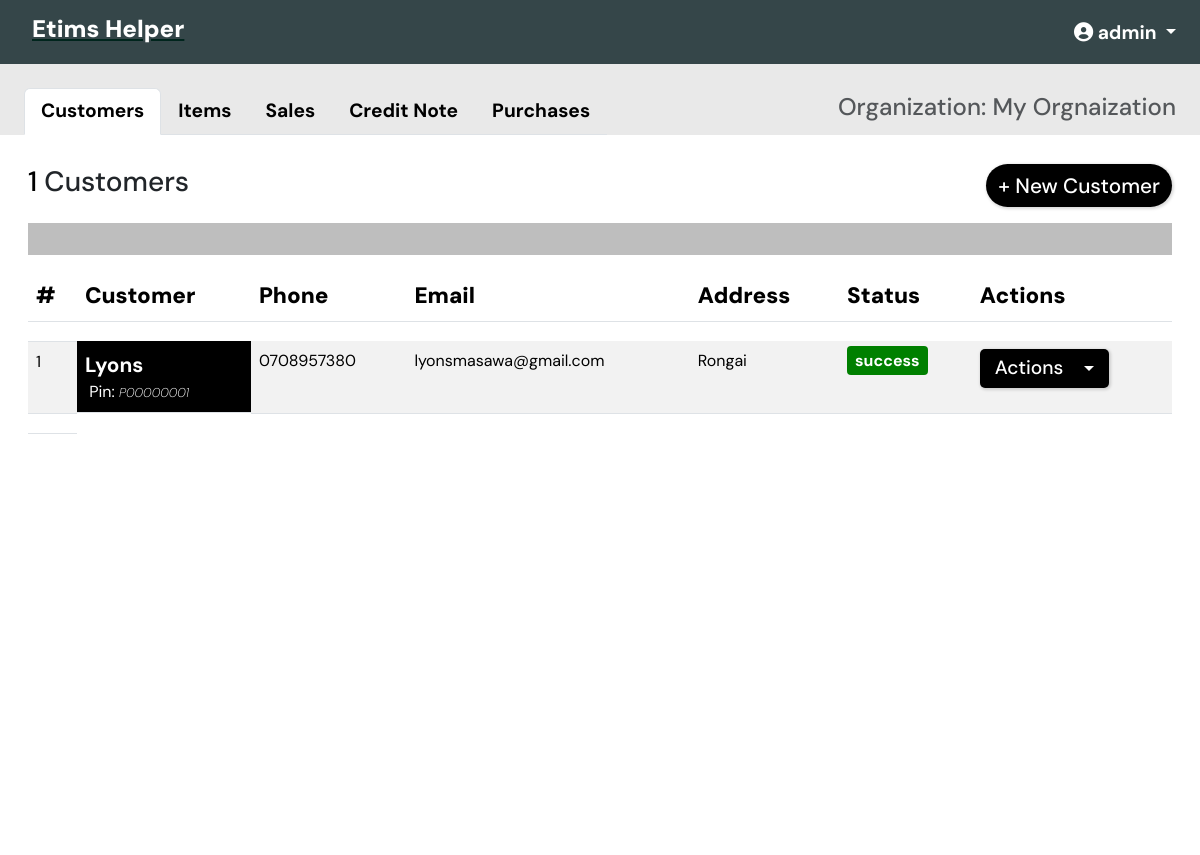
/api/organization/1/ (signed in), run on the app's committed database.
### organization/models.py (models this page shows, shortened)
class Organization(BaseModel):
    user = models.ManyToManyField(User,  related_name="organizations")
    organization_name = models.CharField(max_length=50, unique=True)
    organization_pin = models.CharField(
        max_length=50,  unique=True)
    organization_email = models.EmailField(max_length=50)
    organization_physical_address = models.CharField(max_length=100)
    organization_phone = models.CharField(max_length=13)

### customer/models.py (models this page shows, shortened)
class Customer(BaseModel):
    organization = models.ForeignKey(
        Organization, on_delete=models.CASCADE, related_name='customers')
    customer_name = models.CharField(max_length=200)
    customer_pin = models.CharField(
        max_length=200, unique=True,  validators=[MinLengthValidator(9)],)
    customer_address = models.CharField(max_length=200, blank=True, null=True)
    customer_phone = models.CharField(max_length=200, blank=False, null=False)
    customer_email = models.EmailField(max_length=200, blank=True, null=True)
    class Meta:
        unique_together = (('organization', 'customer_phone'),
                           ('organization', 'customer_email'))

### api_tracker/models.py (models this page shows, shortened)
class APIRequestLog(BaseModel):
    STATUS_CHOICES = [
        ("pending", "Pending"),
        ("success", "Success"),
        ("failed", "Failed"),
        ("retrying", "Retrying"),
    ]
    request_type = models.CharField(max_length=50)
    request_payload = models.JSONField()
    response_data = models.JSONField(null=True, blank=True)
    status = models.CharField(
        max_length=10, choices=STATUS_CHOICES, default="pending")
    retries = models.PositiveIntegerField(default=0)
    user = models.ForeignKey(
        "auth.User", on_delete=models.SET_NULL, null=True, blank=True)
    organization = models.ForeignKey(
        "organization.Organization", on_delete=models.SET_NULL, null=True, blank=True)
    item = models.ForeignKey(
        "item.Item", on_delete=models.SET_NULL, null=True, blank=True)
    customer = models.ForeignKey(
        "customer.Customer", on_delete=models.CASCADE, null=True, blank=True)
    purchase = models.ForeignKey(
        "purchases.Purchase", on_delete=models.CASCADE, null=True, blank=True)
    transaction = models.ForeignKey(
        "transaction.Transaction", on_delete=models.CASCADE, null=True, blank=True)

### organization/views.py (the view)
# urls.py: path("<int:pk>/", views.organization_detail, name="organization_detail"),
@login_required
def organization_detail(request, pk):
    try:
        organization = get_object_or_404(Organization, pk=pk)
        items = Item.objects.select_related("organization").filter(
            organization=organization).order_by('-created_at')
        customers = Customer.objects.select_related("organization").filter(
            organization=organization).order_by('-created_at')
        invoices = Transaction.objects.select_related("organization").filter(
            organization=organization, document_type="invoice").order_by('-created_at')
        credit_notes = Transaction.objects.select_related("organization").filter(
            organization=organization, document_type="credit_note").order_by('-created_at')
        purchases_data = Purchase.objects.select_related("organization").filter(
            organization=organization).order_by('-created_at')
        purchases = process_purchases(purchases_data)
        item_statuses = {log.item.id: {"id": log.id, "status": log.status} for log in APIRequestLog.objects.filter(
            item__organization=organization)}
        customer_statuses = {log.customer.id: {"id": log.id, "status": log.status} for log in APIRequestLog.objects.filter(
            customer__organization=organization, request_type="saveCustomer")}
        transaction_statuses = {log.transaction.id: {"id": log.id, "status": log.status} for log in APIRequestLog.objects.filter(
            transaction__organization=organization)}
        purchases_statuses = {log.purchase.id: {"id": log.id, "status": log.status} for log in APIRequestLog.objects.filter(
            purchase__organization=organization, request_type="verifyPurchase")}
        if request.method == 'POST':
            action_name = request.POST.get('action_name')
            if not action_name:
                return JsonResponse({'success': False, 'error': 'No action specified.'})
        else:
            item_form = ItemForm()
            customer_form = CustomerForm()
            transaction_form = TransactionForm()
            customer_form = CustomerForm()
            transaction_form = TransactionForm()
            sales_items_form = SalesItemsForm()
        return render(request, "organization/organization_detail.html", {
            "organization": organization,
            "items": items,
            "customers": customers,
            "invoices": invoices,
            "credit_notes": credit_notes,
            "item_statuses": item_statuses,
            "customer_statuses": customer_statuses,
            "transaction_statuses": transaction_statuses,
            'purchases_statuses':  purchases_statuses,
            "item_form": item_form,
            "customer_form": customer_form,
            "transaction_form": transaction_form,
            "sales_items_form": sales_items_form,
            'COUNTRY_CHOICES': COUNTRY_CHOICES,
            'PRODUCT_TYPE_CHOICES': PRODUCT_TYPE_CHOICES,
            'UNIT_CHOICES': UNIT_CHOICES,
            'PACKAGE_CHOICES': PACKAGE_CHOICES,
            'TAXPAYER_STATUS_CHOICES': TAXPAYER_STATUS_CHOICES,
            'TAX_TYPE_CHOICES': TAX_TYPE_CHOICES,
            'purchases': purchases,
        })
    except Exception as e:
        print(f"Error in organization_detail view: {str(e)}")
        return render(request, "organization/organization_detail.html", {
            "organization": organization,
            "items": items,
            "customers": customers,
            "invoices": [],
            "credit_notes": [],
            "item_form": ItemForm(),
            "customer_form": CustomerForm(),
            "transaction_form": TransactionForm(),
            "sales_items_form": SalesItemsForm(),
        })

### organization/templates/organization/organization_detail.html (shortened to what this page needs)
{% extends "main.html" %}
{% load bootstrap5 %}
{% load template_filters %}
{% block content %}
{% include 'res_nav.html' %}
<div class="container-fluid p-0 pt-2 part-upper" style="height: 100%;">
    <div class="d-flex justify-content-between align-items-center py-0 pt-3 px-4  part-upper">
        <ul class="nav nav-tabs" id="organizationTab" role="tablist">
            <li class="nav-item" role="presentation">
                <a class="nav-link  active" id="customers-tab" data-bs-toggle="tab" href="#customers" role="tab"
                    aria-controls="customers" aria-selected="true">Customers</a>
            </li>
            <li class="nav-item" role="presentation">
                <a class="nav-link" id="items-tab" data-bs-toggle="tab" href="#items" role="tab" aria-controls="items"
                    aria-selected="false">Items</a>
            </li>
            <li class="nav-item" role="presentation">
                <a class="nav-link" id="sales-tab" data-bs-toggle="tab" href="#sales" role="tab" aria-controls="sales"
                    aria-selected="false">Sales</a>
            </li>
            <li class="nav-item" role="presentation">
                <a class="nav-link" id="credit-note-tab" data-bs-toggle="tab" href="#credit-note" role="tab"
                    aria-controls="credit-note" aria-selected="false">Credit Note</a>
            </li>
            <li class="nav-item" role="presentation">
                <a class="nav-link" id="purchases-tab" data-bs-toggle="tab" href="#purchases" role="tab"
                    aria-controls="purchases" aria-selected="false">Purchases</a>
            </li>
        </ul>
        <h4 class="text-muted weight-bold">Organization: {{ organization.organization_name }}</h4>
    </div>
    <div class="container-fluid py-3 " style="min-height: 90vh; background-color:white;">
        <div class="tab-content add-tab" id="organizationTabContent">
            <div class="tab-pane fade show active" id="customers" role="tabpanel" aria-labelledby="customers-tab">
                <div class="d-flex justify-content-between align-items-center p-0 pt-1">
                    <h3><span style="color: #000000;">{{ customers.count }}</span> Customers</h3>
                    <div>
                        <button type="button" class="btn add" data-toggle="modal" data-bs-toggle="modal"
                            data-bs-target="#createCustomerModal">
                            + New Customer
                        </button>
                    </div>
                </div>
                <hr class="hr-style" />
                {% if customers %}
                <table class="table table-striped">
                    <thead class="thead-dark">
                        <tr>
                            <th scope="col">#</th>
                            <th scope="col">Customer</th>
                            <th scope="col">Phone</th>
                            <th scope="col">Email</th>
                            <th scope="col">Address</th>
                            <th scope="col">Status</th>
                            <th scope="col">Actions</th>
                        </tr>
                        <tr>
                            <td style="font-size: 2px;">
                            </td>
                        </tr>
                    </thead>
                    <tbody class="cust-list">
                        {% for customer in customers %}
                        <tr id="customer-{{ customer.id }}" class="align-items-center justify-center lines">
                            <td>{{forloop.counter}}</td>
                            <td class="td-header ">
                                <a class="a-style">
                                    <strong class="td_title">{{ customer.customer_name }}</strong><br>
                                    &nbsp;Pin: <small class="td_span">{{ customer.customer_pin }}</small>
                                </a>
                            </td>
                            <td>{{ customer.customer_phone }}</td>
                            <td>{{ customer.customer_email }}</td>
                            <td>{{ customer.customer_address }}</td>
                            <td class="dflex">
                                {% with customer_data=customer_statuses|dict_get:customer.id %}
                                <span class="status {{ customer_data.status }}">{{ customer_data.status }}</span>
                                {% endwith %}
                            </td>
                            <td>
                                <div class="dropdown">
                                    <button class="btn btn-secondary btn-sm dropdown-toggle w-btn" type="button"
                                        id="dropdownMenuButton-customer-{{ customer.id }}" data-bs-toggle="dropdown"
                                        aria-expanded="false">
                                        Actions
                                    </button>
                                </div>
                            </td>
                        </tr>
                        <tr>
                            <td style="font-size: 2px;">
                            </td>
                        </tr>
                        {% endfor %}
                    </tbody>
                </table>
                {% else %}
                <p>No customers found for this organization.</p>
                {% endif %}
            </div>
                {% if purchases %}
                        {% for purchase in purchases %}
                                                {% include "organization/invoice_template.html" with purchase=purchase%}
                        {% endfor %}
                {% else %}
                <p>No purchases found for this organization.</p>
                {% endif %}
{% endblock %}

### templates/res_nav.html (shortened to what this page needs)
<nav class="navbar navbar-expand-lg navcolor">
    <div class="container-fluid navbar-x">
        <a href="{% url 'organization:organization_list' %}" class="nav-a" style="color: #00251D !important">
            <h1 class="navlogo">
                Etims Helper
            </h1>
        </a>
        <div class="collapse navbar-collapse" id="navbarSupportedContent">
            <ul class="navbar-nav me-auto mb-2 mb-lg-0 bg-tr">
                <li class="nav-item dropdown" ">
                    <a class="nav-link dropdown-toggle" href="#" id="navbarDropdown" role="button"
                        data-bs-toggle="dropdown" aria-expanded="false" style="color: white !important;">
                        {% if request.user.profile %}
                        <img src=" {{ request.user.username}}" class="rounded-circle z-depth-0" style="max-width:100%;
                            max-height:100%;">
                        {% else %}
                        <i class="fa fa-user-circle"></i>&nbsp;{{request.user.username}}
                        {%endif%}
                    </a>
                </li>
            </ul>
        </div>
    </div>
</nav>

### data on the page
Organization: organization_name "My Orgnaization"
Customer: customer_name "Lyons", customer_pin "P00000001", customer_phone "0708957380", customer_email "lyonsmasawa@gmail.com", customer_address "Rongai"
APIRequestLog: status "success"

### other printed values
{{ request.user.username }} "admin"
{{ customers.count }} "1"
